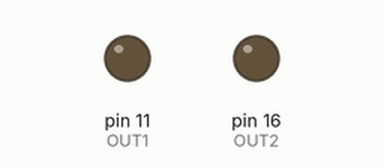
Simulated run of this program. Board: Raspberry Pi (header pin numbers). On the bench: output pins drawn as LEDs (lit = HIGH). Threads take turns every 2 ms. At 12.6 s the program stops and its outputs stay as they are.

Above: at 0.05 s.
At 0.95 s:
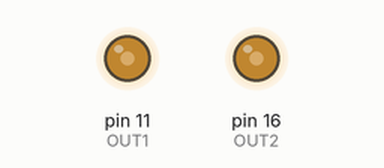
At 1.9 s:
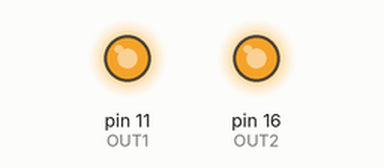
At 3.8 s:
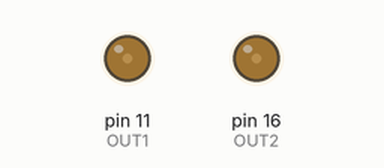
Timing chart, 0 to 5.5 s (numbered marks = the images above):
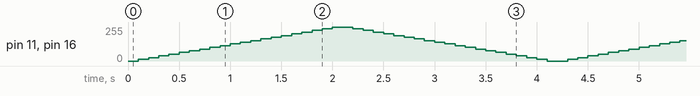

The program:

dpwm.py
```python
from threading import Thread  # 导入线程模块
import RPi.GPIO as GPIO  # 导入树莓派GPIO模块
import time  # 导入时间模块

# 设置编码方式
GPIO.setmode(GPIO.BOARD)

# 设置引脚
OUT1 = 11  # 第一个LED的引脚号
OUT2 = 16  # 第二个LED的引脚号
GPIO.setup(OUT1, GPIO.OUT)  # 设置引脚11为输出模式
GPIO.setup(OUT2, GPIO.OUT)  # 设置引脚16为输出模式

# 实例化PWM，设置频率为60Hz
pwm1 = GPIO.PWM(OUT1, 60)  # 初始化第一个LED的PWM对象，频率为60Hz
pwm2 = GPIO.PWM(OUT2, 60)  # 初始化第二个LED的PWM对象，频率为60Hz

# 开启PWM
pwm1.start(0)  # 启动第一个LED的PWM，初始占空比为0
pwm2.start(0)  # 启动第二个LED的PWM，初始占空比为0

# 控制LED呼吸的函数
def breathe(pwm):
    # 控制LED呼吸的循环，重复3次
    for _ in range(3):
        # 增加占空比，让LED亮度逐渐增加
        for dc in range(0, 101, 5):  # 循环从0增加到100，步长为5
            pwm.ChangeDutyCycle(dc)  # 设置占空比
            time.sleep(0.1)  # 等待0.1秒

        # 减小占空比，让LED亮度逐渐减小
        for dc in range(100, -1, -5):  # 循环从100减小到0，步长为5
            pwm.ChangeDutyCycle(dc)  # 设置占空比
            time.sleep(0.1)  # 等待0.1秒

# 主函数
def main():
    # 实例化线程，分别控制两个LED的呼吸效果
    pwm1_thread = Thread(target=breathe, args=(pwm1, ))  # 初始化第一个LED的呼吸效果线程
    pwm2_thread = Thread(target=breathe, args=(pwm2, ))  # 初始化第二个LED的呼吸效果线程

    # 开启线程
    pwm1_thread.start()  # 启动第一个LED的呼吸效果线程
    pwm2_thread.start()  # 启动第二个LED的呼吸效果线程

    # 阻塞主线程，直到两个LED的呼吸效果完成
    pwm1_thread.join()  # 等待第一个LED的呼吸效果线程结束
    pwm2_thread.join()  # 等待第二个LED的呼吸效果线程结束

    # 释放GPIO引脚资源
    GPIO.cleanup()  # 清理GPIO资源

# 程序入口
if __name__ == '__main__':
    main()  # 调用主函数
```
